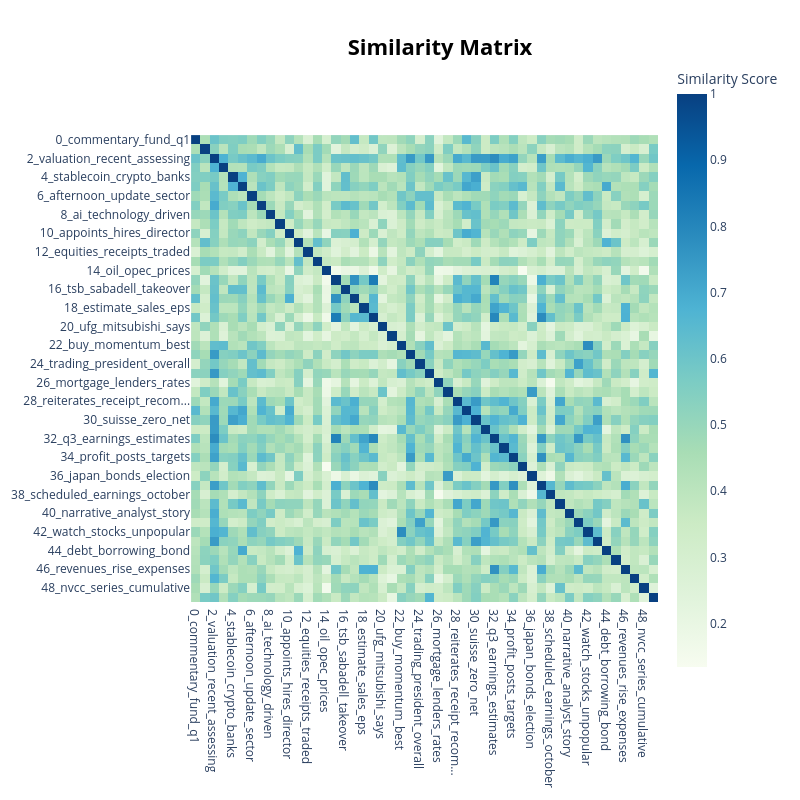

Notebook code for this chart:
### Code cell
fig = topic_model.visualize_heatmap()
fig.show()

### Figure 1 — Plotly figure (JSON) as saved in the notebook; plotly's stock layout.template omitted (floating-point values rounded to 4 significant figures; data arrays with more than 128 entries replaced by an {"elided": "..."} marker saying what was removed)
{"data": [{"coloraxis": "coloraxis", "hovertemplate": "x: %{x}<br>y: %{y}<br>Similarity Score: %{z}<extra></extra>", "name": "0", "type": "heatmap", "x": ["0_commentary_fund_q1", "1_china_chinese_gold", "2_valuation_recent_assessing", "3_dividend_portfolio_yield", "4_stablecoin_crypto_banks", "5_loan_energy_financing", "6_afternoon_update_sector", "7_buyback_share_programme", "8_ai_technology_driven", "9_euro_comments_czech", "10_appoints_hires_director", "11_fed_inflation_cut", "12_equities_receipts_traded", "13_canada_canadian_survey", "14_oil_opec_prices", "15_transcript_earnings_q3", "16_tsb_sabadell_takeover", "17_conference_presents_fina...", "18_estimate_sales_eps", "19_presentation_results_ear...", "20_ufg_mitsubishi_says", "21_notice_stab_stabilization", "22_buy_momentum_best", "23_rating_neutral_downgrade", "24_trading_president_overall", "25_rally_room_does", "26_mortgage_lenders_rates", "27_japan_japanese_megabanks", "28_reiterates_receipt_recom...", "29_jefferies_expand_camp", "30_suisse_zero_net", "31_value_better_vs", "32_q3_earnings_estimates", "33_target_price_maintains", "34_profit_posts_targets", "35_cftc_fined_lawsuit", "36_japan_bonds_election", "37_earnings_peek_preview", "38_scheduled_earnings_october", "39_tender_offers_notes", "40_narrative_analyst_story", "41_reported_expected_shares", "42_watch_stocks_unpopular", "43_trending_tickers_novo", "44_debt_borrowing_bond", "45_ftse_100_iran", "46_revenues_rise_expenses", "47_years_invested_ago", "48_nvcc_series_cumulative", "49_wall_street_bullish"], "xaxis": "x", "y": ["0_commentary_fund_q1", "1_china_chinese_gold", "2_valuation_recent_assessing", "3_dividend_portfolio_yield", "4_stablecoin_crypto_banks", "5_loan_energy_financing", "6_afternoon_update_sector", "7_buyback_share_programme", "8_ai_technology_driven", "9_euro_comments_czech", "10_appoints_hires_director", "11_fed_inflation_cut", "12_equities_receipts_traded", "13_canada_canadian_survey", "14_oil_opec_prices", "15_transcript_earnings_q3", "16_tsb_sabadell_takeover", "17_conference_presents_fina...", "18_estimate_sales_eps", "19_presentation_results_ear...", "20_ufg_mitsubishi_says", "21_notice_stab_stabilization", "22_buy_momentum_best", "23_rating_neutral_downgrade", "24_trading_president_overall", "25_rally_room_does", "26_mortgage_lenders_rates", "27_japan_japanese_megabanks", "28_reiterates_receipt_recom...", "29_jefferies_expand_camp", "30_suisse_zero_net", "31_value_better_vs", "32_q3_earnings_estimates", "33_target_price_maintains", "34_profit_posts_targets", "35_cftc_fined_lawsuit", "36_japan_bonds_election", "37_earnings_peek_preview", "38_scheduled_earnings_october", "39_tender_offers_notes", "40_narrative_analyst_story", "41_reported_expected_shares", "42_watch_stocks_unpopular", "43_trending_tickers_novo", "44_debt_borrowing_bond", "45_ftse_100_iran", "46_revenues_rise_expenses", "47_years_invested_ago", "48_nvcc_series_cumulative", "49_wall_street_bullish"], "yaxis": "y", "z": {"elided": "50x50 float values"}}], "layout": {"coloraxis": {"colorbar": {"title": {"text": "Similarity Score"}}, "colorscale": [[0, "rgb(247,252,240)"], [0.125, "rgb(224,243,219)"], [0.25, "rgb(204,235,197)"], [0.375, "rgb(168,221,181)"], [0.5, "rgb(123,204,196)"], [0.625, "rgb(78,179,211)"], [0.75, "rgb(43,140,190)"], [0.875, "rgb(8,104,172)"], [1, "rgb(8,64,129)"]]}, "height": 800, "hoverlabel": {"bgcolor": "white", "font": {"family": "Rockwell", "size": 16}}, "legend": {"title": {"text": "Trend"}}, "margin": {"t": 60}, "showlegend": true, "title": {"font": {"color": "Black", "size": 22}, "text": "<b>Similarity Matrix</b>", "x": 0.55, "xanchor": "center", "y": 0.95, "yanchor": "top"}, "width": 800, "xaxis": {"anchor": "y", "constrain": "domain", "domain": [0, 1], "scaleanchor": "y"}, "yaxis": {"anchor": "x", "autorange": "reversed", "constrain": "domain", "domain": [0, 1]}}}
